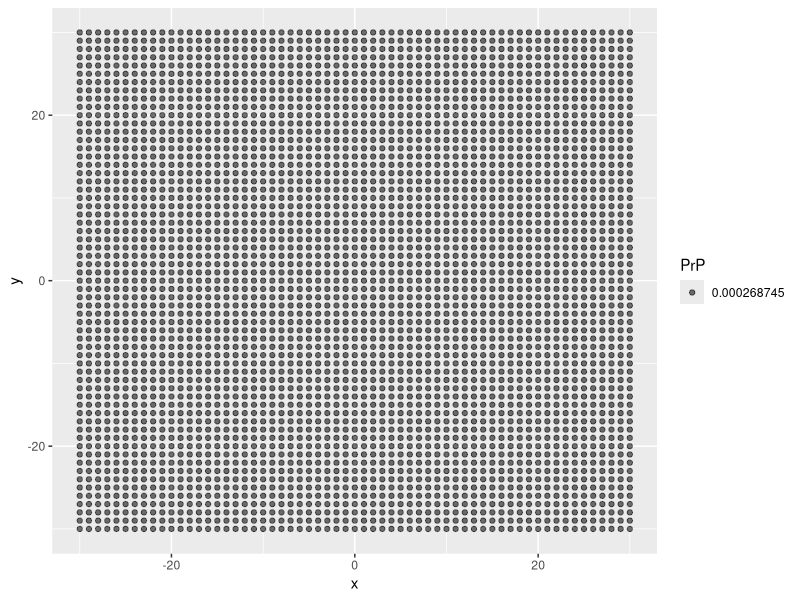
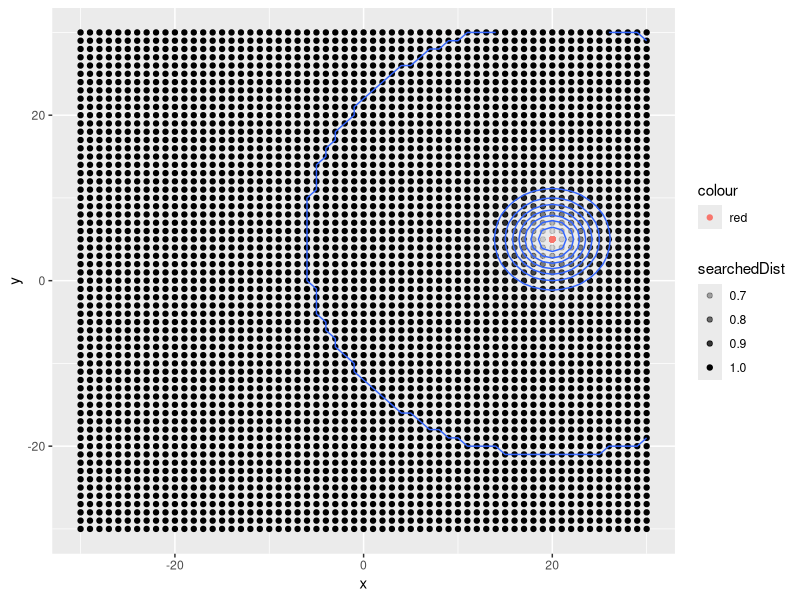
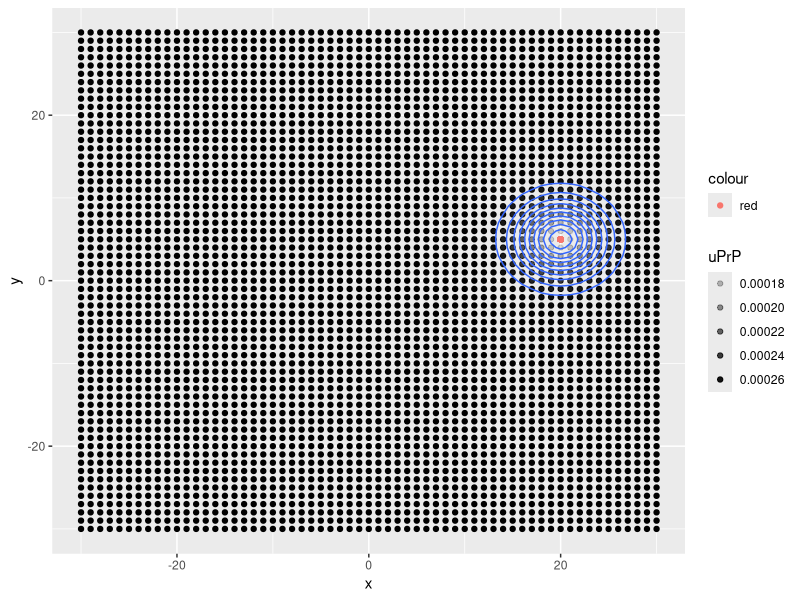
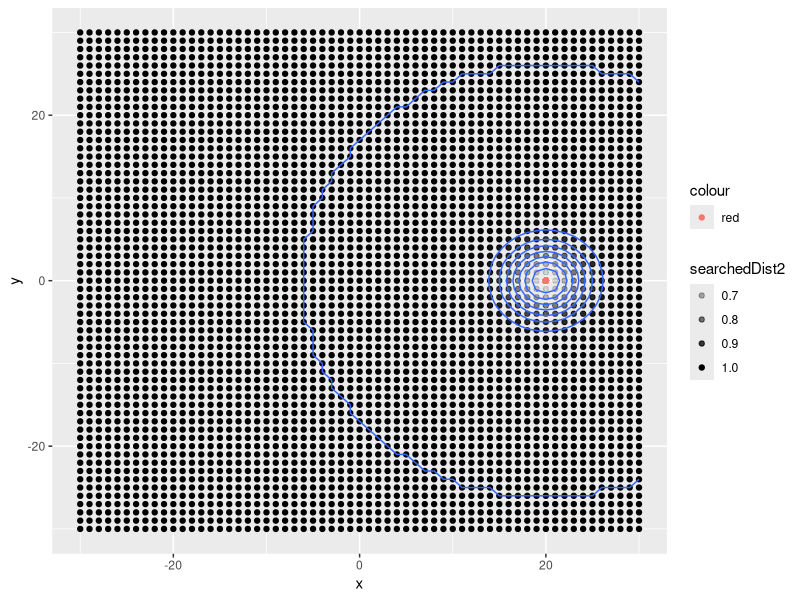
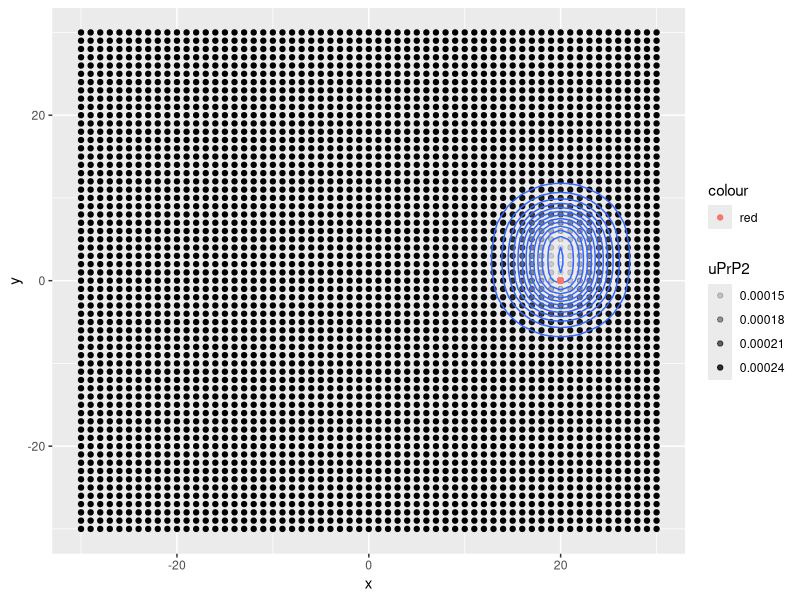
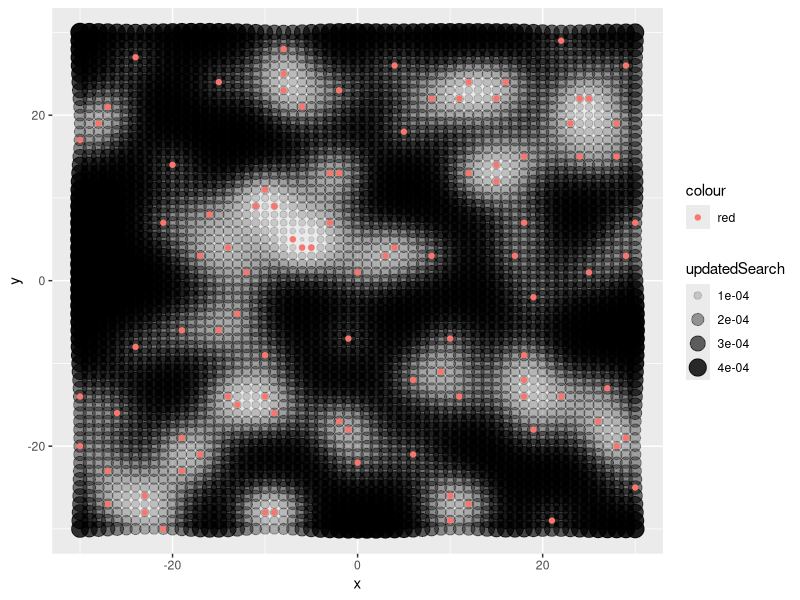
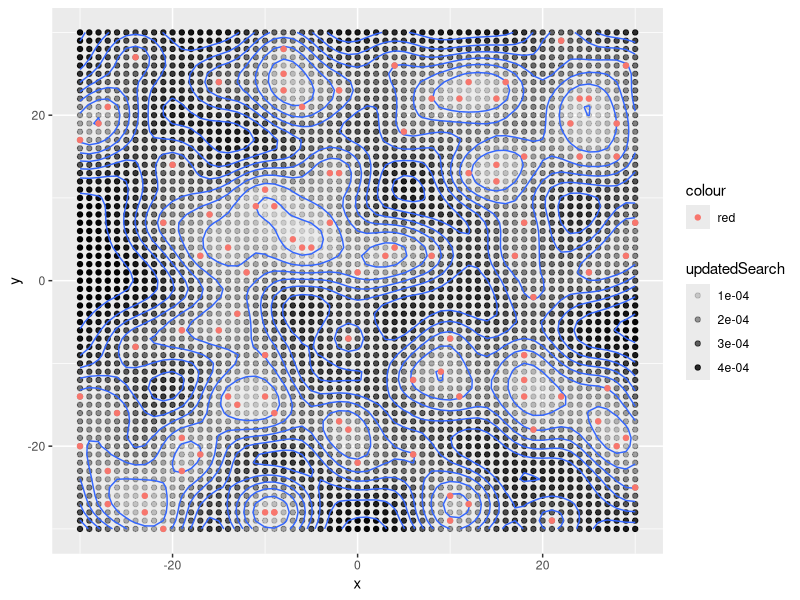

Reproduce these figures in R, in order.
########################################################################
## TItle: Use Bayesian Search Theory to find best destination
## Date: 2015-08-05
########################################################################

library(ggplot2)


## Initialisation
gridSize = 30
td = 300
ed = 5

## Set up original traveller distance distribution
d = data.frame(x = rep(seq(-gridSize, gridSize), each = 61),
    y = rep(seq(-gridSize, gridSize), times = 61))
## d$PrP = dnorm(d$x, 0, sqrt(td)) * dnorm(d$y, 0, sqrt(td))
d$PrP = 1/NROW(d)

ggplot(d, aes(x = x, y = y, z = PrP)) +
    geom_point(aes(alpha = PrP)) +
        stat_contour()

## Create the distance from search point
euclideanDistance = function(x, y, x0, y0){
    dx = (x - x0)^2
    dy = (y - y0)^2
    sqrt(dx + dy)
}

## Create the search distribution
searchDistribution = function(distance){
    1 - dnorm(distance/3, sd = 1)
}

## Update distribution assuming first destination is (20, 5)
d$searchedDist = with(d, searchDistribution(euclideanDistance(x, y, 20, 5)))

ggplot(d, aes(x = x, y = y, z = searchedDist)) +
    geom_point(aes(alpha = searchedDist)) +
        stat_contour() +
            geom_point(aes(x = 20, y = 5, color = "red"))

d$uPrP = d$PrP * d$searchedDist

ggplot(d, aes(x = x, y = y, z = uPrP)) +
    geom_point(aes(alpha = uPrP)) +
        stat_contour() +
            geom_point(aes(x = 20, y = 5, color = "red"))

## Update distribution assuming second destination is (20, 0)
d$searchedDist2 = with(d, searchDistribution(euclideanDistance(x, y, 20, 0)))

ggplot(d, aes(x = x, y = y, z = searchedDist2)) +
    geom_point(aes(alpha = searchedDist2)) +
        stat_contour() +
            geom_point(aes(x = 20, y = 0, color = "red"))

d$uPrP2 = d$uPrP * d$searchedDist2

ggplot(d, aes(x = x, y = y, z = uPrP2)) +
    geom_point(aes(alpha = uPrP2)) +
        stat_contour() +
            geom_point(aes(x = 20, y = 0, color = "red"))

## Function to compute multiple search and update probability
compoundSearchDist = function(data, iter){
    ## searched = dnorm(data$x, 0, sqrt(td)) * dnorm(data$y, 0, sqrt(td))
    searched = rep(1/NROW(data), NROW(data))
    dataCopy = data
    xvec = c()
    yvec = c()
    for(i in 1:iter){
        ## Search with update probability
        x0 = sample(data$x, size = 1, prob = searched)
        xvec = c(xvec, x0)
        y0 = sample(data$y, size = 1, prob = searched)
        yvec = c(yvec, y0)
        print(paste0("searching location (", x0, ", ", y0, ")"))
        searched =
            searched *
                searchDistribution(with(dataCopy, euclideanDistance(x, y, x0, y0)))
    }
    xvec <<- xvec
    yvec <<- yvec
    newDist = dataCopy$PrP * searched
    newDist/sum(newDist)
}

d$updatedSearch = compoundSearchDist(data = d, iter = 100)
d2 = data.frame(x = xvec, y = yvec)


## Use points to denote probability rather than contour, this is much
## more efficient and avoids the problem of non-smooth probability
## polygon.
##
## NOTE (Michael): Should determine the size of the bubble, does it
##                 look better if the bubbles overlap each other?
##
## NOTE (Michael): Want to overlap the points, so it becomes more like
##                 a contour, and at the same time hide the generation
##                 points.
ggplot(d, aes(x = x, y = y, z = updatedSearch)) +
    geom_point(aes(size = updatedSearch, alpha = updatedSearch)) +
    geom_point(data = d2, aes(x = x, y = y, z = 1, col = "red"))

ggplot(d, aes(x = x, y = y, z = updatedSearch)) +
    geom_point(aes(alpha = updatedSearch)) +
    stat_contour() +
    geom_point(data = d2, aes(x = x, y = y, z = 1, col = "red"))


## NOTE (Michael): Need to check the evolution of the density to
##                 determine the right parameters
